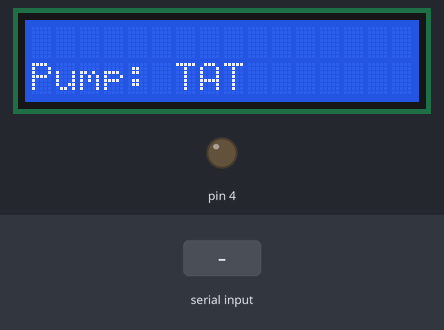
The sketch below on a simulated Arduino Uno, built with avr-gcc and run on an emulated ATmega328P. Shown: 16×2 character LCD, output pins drawn as LEDs (lit = HIGH). The inputs (shaded band) are chosen by the test bench. What the sketch prints to the serial monitor is not drawn.

Above: at 6.3 s.
6.4 s: "90,45\n" received over the second serial link
At 7.1 s:
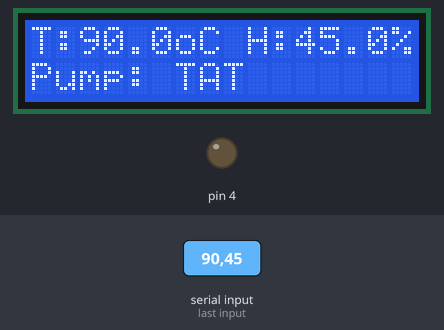
7.9 s: "30,150\n" received over the second serial link
At 9.2 s:
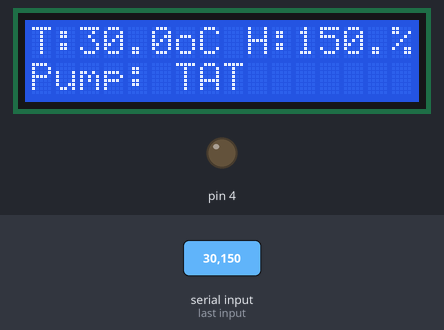
Timing chart, 0 to 10.9 s (numbered marks = the images above; inputs shaded):
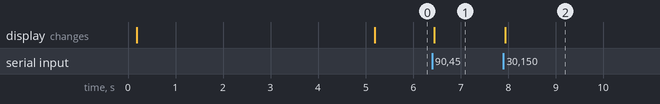

The sketch:

ProjectMSCNPTPM.ino
```cpp
#include <SoftwareSerial.h>
SoftwareSerial mySerial(2,3);
#include<Wire.h>
#include<LiquidCrystal_I2C.h>
LiquidCrystal_I2C lcd(0x3F,16,2);

void setup() {
  mySerial.begin(9600);     // Serial monitor
  Serial.begin(115200);
  delay(100);
  pinMode(4,OUTPUT);
  lcd.init();
  lcd.backlight();
  lcd.setCursor(3,0);
  lcd.print("MSCNPTPM");
  lcd.setCursor(3,1);
  lcd.print("Nhom: 17");
  delay(5000);
  lcd.clear();
}
float t = 0;//temperature
float h = 0;//humidity
void loop() {
  if(mySerial.available()){
    String received  = "";
    received = mySerial.readStringUntil('\n');
    int comma = received.indexOf(',');
    if(comma !=-1)
    {
      t = received.substring(0,comma).toFloat();
      h = received.substring(comma+1).toFloat();
    }

    Serial.print("Temperature value: ");
    Serial.println(t);

    lcd.setCursor(0,0);
    lcd.print("T:");
    lcd.setCursor(2,0);
    lcd.print(t);
    lcd.setCursor(6,0);
    lcd.print("oC");

    Serial.print("Humidity value: ");
    Serial.println(h);

    lcd.setCursor(9,0);
    lcd.print("H:");
    lcd.setCursor(11,0);
    lcd.print(h);
    lcd.setCursor(15,0);
    lcd.print("%");
  }
  if(t > 30.0 && h>50)
  {
    lcd.setCursor(0,1);
    lcd.print("Pump: BAT");
    digitalWrite(4,HIGH);
  }else{
    lcd.setCursor(0,1);
    lcd.print("Pump: TAT");
    digitalWrite(4,LOW);
  }
}
```

Measured:
- after the input at 6.4 s, the display: changes at once (image 1)
- after the input at 7.9 s, the display: changes at once (image 2)
